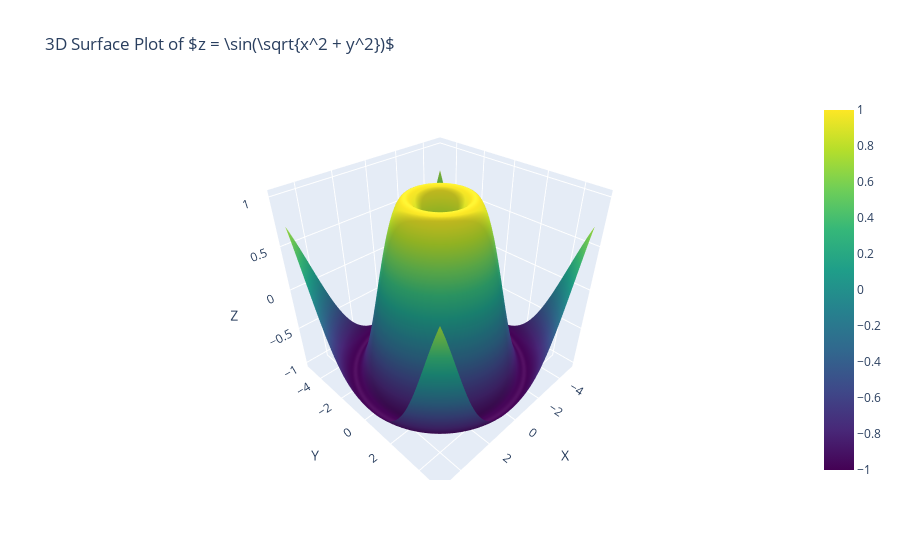

Write notebook code for a chart like this one.
### Markdown cell above
4. Using the given x and y data, generate a 3D surface plot to visualize the function 
x = np.linspace(-5, 5, 100)
y = np.linspace(-5, 5, 100)
x, y = np.meshgrid(x, y)
z = np.sin(np.sqrt(x**2 + y**2))
data = {
    'X': x.flatten(),
    'Y': y.flatten(),
    'Z': z.flatten()
}
df = pd.DataFrame(data)

### Code cell
import numpy as np
import pandas as pd
import plotly.graph_objects as go

# Data generation
x = np.linspace(-5, 5, 100)
y = np.linspace(-5, 5, 100)
x, y = np.meshgrid(x, y)
z = np.sin(np.sqrt(x**2 + y**2))

# Flatten the data for DataFrame
data = {
    'X': x.flatten(),
    'Y': y.flatten(),
    'Z': z.flatten()
}
df = pd.DataFrame(data)

# Create the 3D surface plot
fig = go.Figure(data=[go.Surface(z=z, x=x, y=y, colorscale='Viridis')])

# Update layout
fig.update_layout(
    title='3D Surface Plot of $z = \sin(\sqrt{x^2 + y^2})$',
    scene=dict(
        xaxis_title='X',
        yaxis_title='Y',
        zaxis_title='Z'
    )
)

# Show the plot
fig.show()

### Figure 1 — Plotly figure (JSON) as saved in the notebook; plotly's stock layout.template omitted (floating-point values rounded to 4 significant figures; data arrays with more than 128 entries replaced by an {"elided": "..."} marker saying what was removed)
{"data": [{"colorscale": [[0, "#440154"], [0.1111, "#482878"], [0.2222, "#3e4989"], [0.3333, "#31688e"], [0.4444, "#26828e"], [0.5556, "#1f9e89"], [0.6667, "#35b779"], [0.7778, "#6ece58"], [0.8889, "#b5de2b"], [1, "#fde725"]], "type": "surface", "x": {"elided": "100x100 float values"}, "y": {"elided": "100x100 float values"}, "z": {"elided": "100x100 float values"}}], "layout": {"scene": {"xaxis": {"title": {"text": "X"}}, "yaxis": {"title": {"text": "Y"}}, "zaxis": {"title": {"text": "Z"}}}, "title": {"text": "3D Surface Plot of $z = \\sin(\\sqrt{x^2 + y^2})$"}}}
